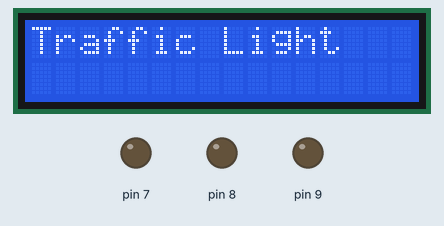
Simulated run of this sketch. Board: Arduino Uno, built with avr-gcc and run on an emulated ATmega328P. Shown: 16×2 character LCD, output pins drawn as LEDs (lit = HIGH). Random numbers use the default seed unless the sketch sets one.

Above: at 0.1 s.
At 2.1 s:
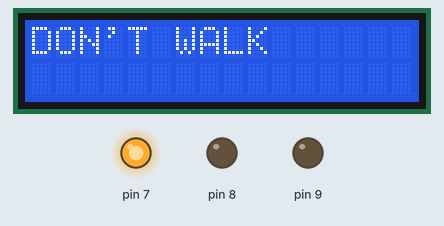
At 19.1 s:
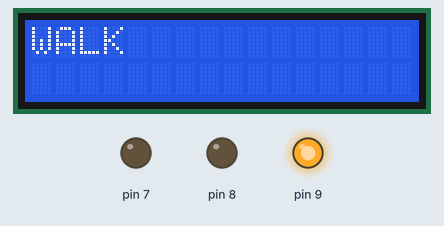
Timing chart, 0 to 39.6 s (numbered marks = the images above):
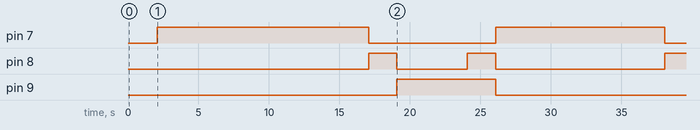

Measured:
- by itself, pin 7: LOW → HIGH at 2.1 s, → LOW 15.0 s later, → HIGH 9.0 s later, → LOW 12.0 s later
- by itself, pin 8: goes HIGH 2.0 s, LOW 5.0 s, HIGH 2.0 s, LOW 12.0 s, then HIGH
- by itself, pin 9: LOW → HIGH at 19.1 s, → LOW 7.0 s later
- what the display in image 1 shows lasts 15.0 s, from 2.1 s to 17.1 s

The sketch:

traffic_light_system_with_lcd.ino
```cpp
#include <LiquidCrystal.h>

int RED = 9;
int YELLOW = 8;
int GREEN = 7;


LiquidCrystal lcd(11, 10, 5, 4, 3, 2);

byte arrow_bottom[] = {
  B00000,
  B00000,
  B00000,
  B00000,
  B00000,
  B00000,
  B00000,
  B11111
};

byte arrow_top[] = {
  B11111,
  B00000,
  B00000,
  B00000,
  B00000,
  B00000,
  B00000,
  B00000
};

byte arrow_point_bottom[] = {
  B00000,
  B00000,
  B00000,
  B00000,
  B10000,
  B11000,
  B11100,
  B11110
};

byte arrow_point_top[] = {
  B11110,
  B11100,
  B11000,
  B10000,
  B00000,
  B00000,
  B00000,
  B00000
};

int DELAY_RED = 5000;
int DELAY_YELLOW = 2000;
int WARN_DELAY = 2000;
int RANDOM_GREEN_LENGTH[5] = {5000, 8000, 15000, 3500, 12000};
int last_index = -1;

// Make a traffic light class that can be reused
class TrafficLight {
  public:
     int redPin;
     int yellowPin;
     int greenPin;

     TrafficLight(int red, int yellow, int green) {
      redPin = red;
      yellowPin = yellow;
      greenPin = green;
      pinMode(redPin, OUTPUT);
      pinMode(yellowPin, OUTPUT);
      pinMode(greenPin, OUTPUT);
     }

     void greenLight() {
      digitalWrite(greenPin, HIGH);
      digitalWrite(yellowPin, LOW);
      digitalWrite(redPin, LOW);
     }

     void yellowLight() {
      digitalWrite(greenPin, LOW);
      digitalWrite(yellowPin, HIGH);
      digitalWrite(redPin, LOW);
     }

     void redLight() {
      digitalWrite(greenPin, LOW);
      digitalWrite(yellowPin, LOW);
      digitalWrite(redPin, HIGH);
     }

     void warnLight() {
      digitalWrite(greenPin, LOW);
      digitalWrite(yellowPin, HIGH);
      digitalWrite(redPin, HIGH);
     }
}

// Set traffic light class to pins on arduino
TrafficLight(RED, YELLOW, GREEN);

void setup(){
  // Initialises the width, 16 columns. And rows , 2
     lcd.begin(16, 2);
     lcd.print("Traffic Light");
   //  lcd.createChar(1, arrow_bottom);
    //  lcd.createChar(2, arrow_top);
    //  lcd.createChar(3, arrow_point_bottom);
    //  lcd.createChar(4, arrow_point_top);
     delay(2000);
    //  Clears any text
     lcd.clear();

}
void loop(){
  int random_index;

  do
  {
    random_index = random(0, 5);
  } while (random_index == last_index);

  last_index = random_index;

  // trafficLight object handles light states instead of my original functions
  TrafficLight.greenLight();
  printMessage("DON'T WALK");
  delay(RANDOM_GREEN_LENGTH[random_index]);
   lcd.clear();

  TrafficLight.yellowLight();
  delay(DELAY_YELLOW);

  TrafficLight.redLight();
  printMessage("WALK");
  delay(DELAY_RED);
   lcd.clear();

  TrafficLight.warnLight();
  delay(WARN_DELAY);
}

void printMessage(String message) {
  lcd.clear();
  lcd.setCursor(0, 0);
  lcd.print(message);
}
```

traffic_light_system_with_speaker.ino
```cpp

```
